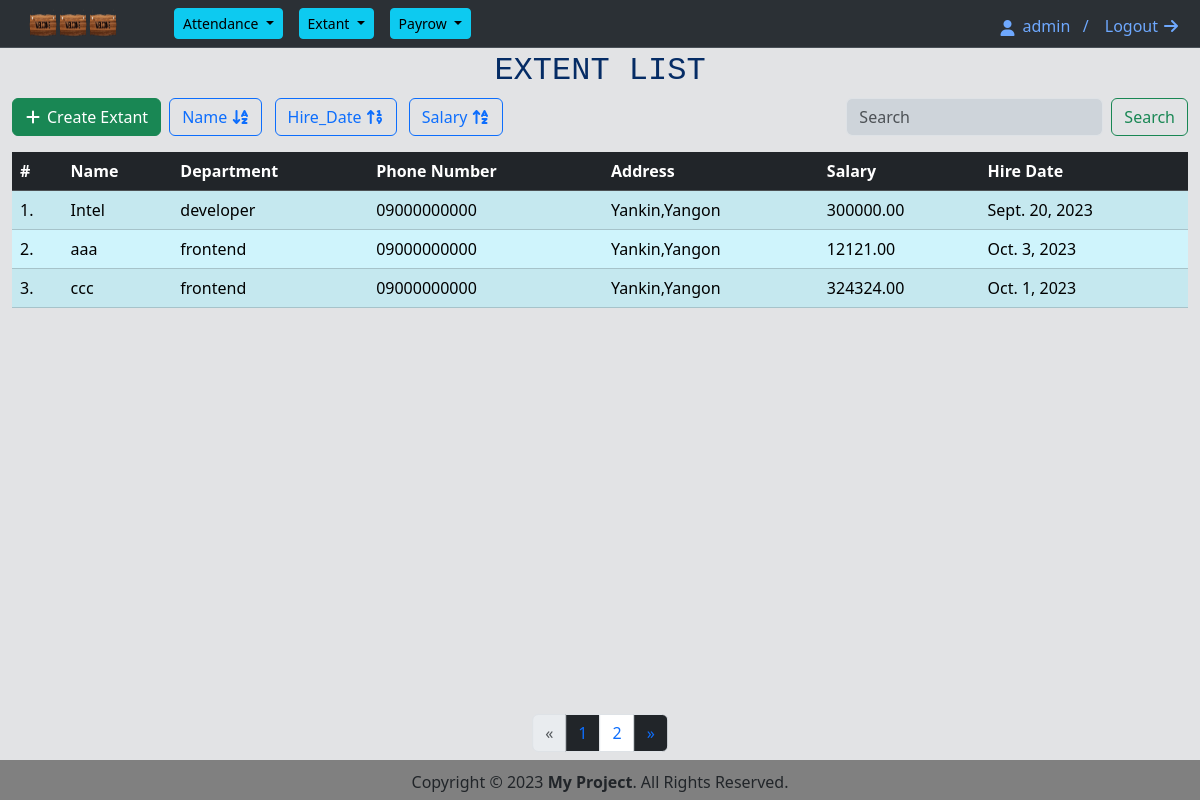
/extant/list/ (signed in), run on the app's committed database.
### extant/models.py (models this page shows, shortened)
class ExtantModel(models.Model):
    name = models.CharField(max_length=30)
    department = models.CharField(max_length=100,default='...')
    phone_number = models.CharField(max_length=20,default=None)
    address = models.CharField(max_length=200)
    salary = models.DecimalField(max_digits=10, decimal_places=2)
    hire_date = models.DateField()

### extant/views.py (the view)
# urls.py: path('list/',views.extant_list,name='list'),
@login_required(login_url='login')
def extant_list(request):
    if request.method == "GET":
        extants = ExtantModel.objects.all()
        paginator = Paginator(extants,3)#show 3 contacts per page
        page_number = request.GET.get('page')
        page_obj = paginator.get_page(page_number)
        return render(request,'extant_list.html',{'page_obj':page_obj})

### extant/templates/extant_list.html (shortened to what this page needs)
{% extends 'base.html' %}
{% block title %}  <h2>Extent List</h2> {% endblock %}
{% block body %}
{% load static %}
<div class="container-fluid">
  <div class="float-end">
    <form class="d-flex" role="search" action="/extant/search_by/">
      <input class="form-control me-2 bg-dark-subtle" type="text" name="search" placeholder="Search" aria-label="Search">
      <button class="btn btn-outline-success" type="submit">Search</button>
    </form>
  </div>
  <div class="float-start">
    <form class="form-inline">
      <button class="btn btn-success"><a class="dropdown-item icon-link icon-link-hover"
          style="--bs-icon-link-transform: translate3d(0, -.125rem, 0);" href="/extant/create/">
          <i class="fa-solid fa-plus bi" aria-hidden="true"></i>
          Create Extant</a></button>
  </div>
  <button class="btn btn-outline-primary ms-sm-2 {{ order_selected.name }}" type="submit" name="order" value="name">Name
    <i class="fas fa-sort-alpha-down" aria-hidden="true"></i>
  </button>
  <button class="btn btn-outline-primary ms-sm-2 {{ order_selected.hire_date }}" type="submit" name="order"
    value="hire_date">
    Hire_Date
    <i class="fas fa-sort-numeric-up" aria-hidden="true"></i>
  </button>
  <button class="btn btn-outline-primary ms-sm-2 {{ order_selected.salary }}" type="submit" name="order"
    value="salary">Salary <i class="fas fa-sort-alpha-up" aria-hidden="true"></i>
  </button>
    <table class="table table-info table-hover table-striped">
        <thead class="table-dark">
          <tr>
            <th scope="col">#</th>
            <th scope="col">Name</th>
            <th scope="col">Department</th>
            <th scope="col">Phone Number</th>
            <th scope="col">Address</th>
            <th scope="col">Salary</th>
            <th scope="col">Hire Date</th>
          </tr>
        </thead>
        <tbody>
          {% for extant in page_obj %}
                <tr class="clickable" onclick="window.location='/extant/detail/{{extant.id}}/'">
                    <td>{{ forloop.counter }}.</td>
                    <td>{{ extant.name }}</td>
                    <td>{{ extant.department }}</td>
                    <td>{{ extant.phone_number }}</td>
                    <td>{{ extant.address }}</td>
                    <td>{{ extant.salary }}</td>
                    <td>{{ extant.hire_date }}</td>
                </tr>
          {% endfor %}
        </tbody>
      </table>
      {% if page_obj.has_other_pages %}
      <nav aria-label="Page pagination" class="mb-4">
        <ul class="pagination justify-content-center position-absolute bottom-0 start-50 translate-middle-x mb-5">
          {% if page_obj.has_previous %}
          <li class="page-item">
            <a class="page-link bg-dark" href="?page={{ page_obj.previous_page_number }}" aria-label="Previous">
              <span aria-hidden="true">&laquo;</span></a>
          </li>
          {% else %}
          <li class="page-item disabled">
            <span class="page-link" aria-label="Previous"><span aria-hidden="true">&laquo;</span></span>
          </li>
          {% endif %}
          {% for page_num in page_obj.paginator.page_range %}
          {% if page_obj.number == page_num %}
          <li class="page-item">
            <span class="page-link bg-dark">
              {{ page_num }}
            </span>
          </li>
          {% else %}
          <li class="page-item">
            <a class="page-link" href="?page={{ page_num }}">{{ page_num }}</a>
          </li>
          {% endif %}
          {% endfor %}
          {% if page_obj.has_next %}
          <li class="page-item">
            <a class="page-link bg-dark" href="?page={{ page_obj.next_page_number }}" aria-label="Next">
              <span aria-hidden="true">&raquo;</span></a>
          </li>
          {% else %}
          <li class="page-item disabled">
            <span class="page-link" aria-label="Next"><span aria-hidden="true">&raquo;</span></span>
          </li>
          {% endif %}
        </ul>
      </nav>
    {% endif %}
</div>
{% endblock %}

### templates/base.html (shortened to what this page needs)
<html>
<head>
    <link href="https://cdn.jsdelivr.net/npm/bootstrap@5.3.2/dist/css/bootstrap.min.css"
    rel="stylesheet"
>
    {% load static %}
    <link href="{% static 'css/style.css' %}" rel="stylesheet">
</head>
<body class="bg-secondary-subtle">
    {% include 'header.html' %}
    <div class="text-center mt-1 text-uppercase font-monospace text-primary-emphasis">{% block title %} {% endblock %}</div>
    {% block body %} {% endblock %}
    {% include 'footer.html' %}
</body>
</html>

### templates/header.html (shortened to what this page needs)
<nav class="navbar navbar-expand-lg bg-body-tertiary border-bottom border-body" data-bs-theme="dark">
    <div class="container-fluid">
        <a class="ms-3" href="#">
            <img src="/static/logoimg.png"><img src="/static/logoimg.png"><img src="/static/logoimg.png">
        </a>
        {% if user.is_authenticated %}
        <div class="collapse navbar-collapse ms-2" id="navbarNav">
            <ul class="navbar-nav">
                <div class="btn-group ms-5">
                    <button type="button" class="btn btn-sm btn-info dropdown-toggle" data-bs-toggle="dropdown" aria-expanded="false">
                        Attendance
                    </button>
                </div>
                <div class="btn-group ms-3">
                    <button type="button" class="btn btn-sm btn-info dropdown-toggle" data-bs-toggle="dropdown" aria-expanded="false">
                        Extant
                    </button>
                </div>
                <div class="btn-group ms-3">
                    <button type="button" class="btn btn-sm btn-info dropdown-toggle" data-bs-toggle="dropdown" aria-expanded="false">
                        Payrow
                    </button>
                </div>
            </ul>
        </div>
        <div class="d-flex mt-1 me-2">
            <a href="#" class="text-decoration-none me-2 icon-link icon-link-hover" style="--bs-icon-link-transform: translate3d(0, -.125rem, 0);">
            <i class="fa-solid fa-user mt-1 bi" aria-hidden="true"></i>
            {{ user.username }} &nbsp;&nbsp;/</a>
            <a href="/logout" class="text-decoration-none ms-2 icon-link icon-link-hover">
                Logout<i class="fa-solid fa-arrow-right bi" aria-hidden="true"></i></a>
        </div>
        {% endif %}
    </div>
</nav>

### templates/footer.html
<div style="
    text-align: center;
    position: fixed;
    padding: 10px 10px 0 10px;
    width: 100%;
    height: 40px;
    bottom: 0;
    background-color: grey;
">
    <p>Copyright &copy; {% now "Y" %} <strong>My Project</strong>.
     All Rights Reserved.</p>
</div>

### static/css/style.css (style rules this page uses)
img { width: 30px; height: 30px; }

### data on the page
ExtantModel: name "Intel", department "developer", phone_number "09000000000", address "Yankin,Yangon", salary "300000.00", hire_date "Sept. 20, 2023"
ExtantModel: name "aaa", department "frontend", phone_number "09000000000", address "Yankin,Yangon", salary "12121.00", hire_date "Oct. 3, 2023"
ExtantModel: name "ccc", department "frontend", phone_number "09000000000", address "Yankin,Yangon", salary "324324.00", hire_date "Oct. 1, 2023"

### other printed values
{{ user.username }} "admin"
{{ page_num }} "1"
{{ page_num }} "2"
